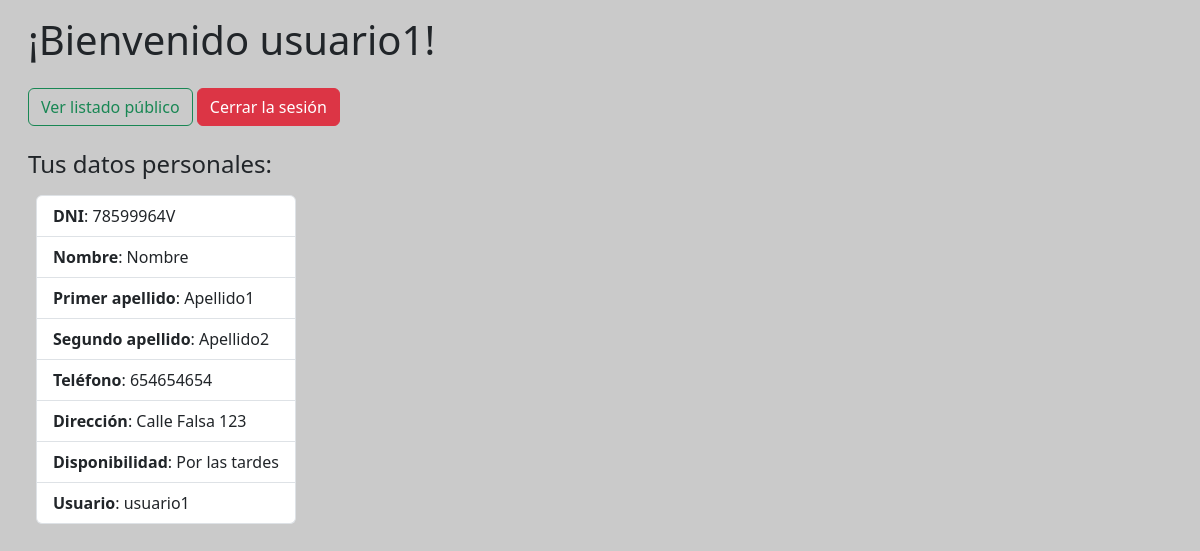
Page /php/anfitrion/inicio_anfitrion.php (signed in) on the earlier database version.
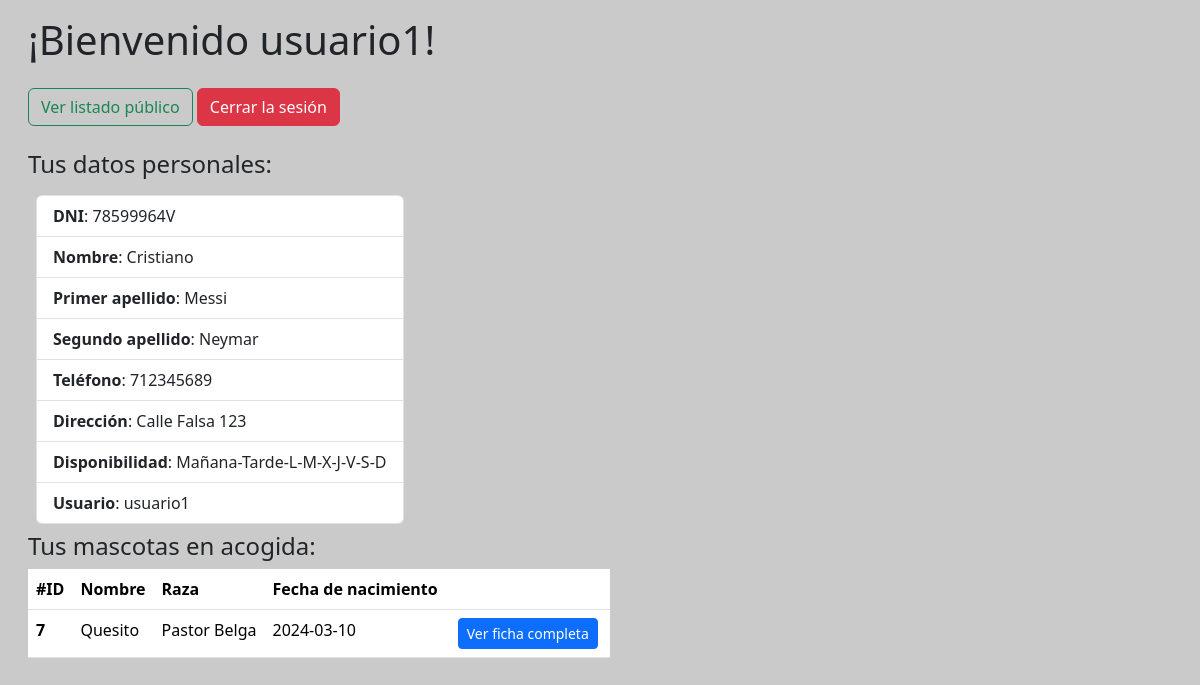
Same page on the later database version.
### tables this page shows
CREATE TABLE anfitrion (
    DNI CHAR(9) PRIMARY KEY,
    Nombre VARCHAR(15) NOT NULL,
    Apellido1 VARCHAR(15) NOT NULL,
    Apellido2 VARCHAR(15),
    Telefono CHAR(9) NOT NULL,
    Direccion VARCHAR(255) NOT NULL,
    Disponibilidad VARCHAR(100),
    Usuario VARCHAR(15),
    CONSTRAINT check_Anfitrion_DNI CHECK (DNI RLIKE '^[0-9]+[a-z]$'),
    CONSTRAINT check_Anfitrion_Telefono CHECK (Telefono RLIKE '^[0-9]{9}$'),
    CONSTRAINT FK_Anfitrion_Usuario FOREIGN KEY (Usuario)
        REFERENCES usuario(Username)
);

CREATE TABLE mascota (
    ID INT PRIMARY KEY AUTO_INCREMENT,
    Nombre VARCHAR(15) NOT NULL UNIQUE,
    Raza VARCHAR(20) NOT NULL,
    Tamanio ENUM('Grande', 'Pequeño', 'Mediano') NOT NULL,
    FechaRegistro DATETIME NOT NULL DEFAULT CURRENT_TIMESTAMP,
    FechaSalida DATE,
    FechaNacimiento DATE,
    Sexo ENUM('Macho', 'Hembra') NOT NULL,
    Localizacion ENUM('albergue', 'acogida') NOT NULL,
    Foto VARCHAR(255),
    Descripcion VARCHAR(255)
);

### php/inc/mysql.inc.php (called while the page is built, shortened)
<?php
$mysqli = new mysqli("localhost:3307", "root", "", "albergue");
if (
    isset($_SESSION['loc']) &&
    $_SESSION['loc'] == 'inicio_anfitrion' &&
    isset($_SESSION['admin']) &&
    !$_SESSION['admin']
) {
    $user = $_SESSION['user'];
    $query = "SELECT * FROM albergue.anfitrion WHERE usuario = '$user'";
    $tablaAnfitrion = $mysqli->query($query);
    $rowAnfitrion = $tablaAnfitrion->fetch_all(MYSQLI_ASSOC)[0];
    $dni = $rowAnfitrion['DNI'];
    $query = "SELECT EXISTS(SELECT ANFITRION from albergue.anfitrion_acoge_mascota where anfitrion = '$dni') as 'tieneMascota';";
    $tieneMascota = $mysqli->query($query)->fetch_all(MYSQLI_ASSOC)[0]['tieneMascota'];
    if ($tieneMascota) {
        $query = "SELECT * FROM albergue.mascota WHERE id = (SELECT mascota FROM albergue.anfitrion_acoge_mascota WHERE anfitrion = '$dni');";
        $tablaMascota = $mysqli->query($query);
    }
}

### php/anfitrion/inicio_anfitrion.php (the view, shortened to what this page needs)
<?php
include '../inc/func.inc.php';
include '../inc/mysql.inc.php';
HeadHTML();
?>
<main class="container mt-2 mx-3">
    <h1 class="my-3">¡Bienvenido <?php echo $user; ?>!</h1>
    <div class="my-4">
        <a href="../index.php" type="button" class="btn btn-outline-success">Ver listado público</a>
        <a href="../inc/login.inc.php?session=logout" type="button" class="btn btn-danger">Cerrar la sesión</a>
    </div>
    <h4>Tus datos personales:</h4>
    <ul class="list-group d-inline-block m-2">
        <li class="list-group-item"><strong>DNI</strong>: <?php echo $rowAnfitrion['DNI']; ?></li>
        <li class="list-group-item"><strong>Nombre</strong>: <?php echo $rowAnfitrion['Nombre'] ?></li>
        <li class="list-group-item"><strong>Primer apellido</strong>: <?php echo $rowAnfitrion['Apellido1'] ?></li>
        <li class="list-group-item"><strong>Segundo apellido</strong>: <?php echo $rowAnfitrion['Apellido2'] ?></li>
        <li class="list-group-item"><strong>Teléfono</strong>: <?php echo $rowAnfitrion['Telefono'] ?></li>
        <li class="list-group-item"><strong>Dirección</strong>: <?php echo $rowAnfitrion['Direccion'] ?></li>
        <li class="list-group-item"><strong>Disponibilidad</strong>: <?php echo $rowAnfitrion['Disponibilidad'] ?></li>
        <li class="list-group-item"><strong>Usuario</strong>: <?php echo $rowAnfitrion['Usuario'] ?></li>
    </ul>
    <?php
    if (isset($tablaMascota) && $tablaMascota->num_rows > 0) {
        while ($row = $tablaMascota->fetch_assoc()) {
    ?>
            <h4>Tus mascotas en acogida:</h4>
            <table id="tablaMascota" class="table d-block">
                <thead>
                    <tr>
                        <th scope="col">#ID</th>
                        <th scope="col">Nombre</th>
                        <th scope="col">Raza</th>
                        <th scope="col">Fecha de nacimiento</th>
                        <th scope="col"></th>
                    </tr>
                </thead>
                <tbody>
                    <tr>
                        <th scope="row"><?php echo $row['ID']; ?></th>
                        <td><?php echo $row['Nombre']; ?></td>
                        <td><?php echo $row['Raza']; ?></td>
                        <td class="fecha"><?php echo $row['FechaNacimiento']; ?></td>
                        <td class="d-flex justify-content-end">
                            <button type="button" class="btn btn-primary btn-sm mx-1" data-bs-toggle="modal" data-bs-target="#modalMascotaInfo<?php echo $row['ID']; ?>">Ver ficha completa</button>
                        </td>
                    </tr>
            <?php }
    } ?>
</main>
<?php
FooterHTML();
?>

### php/inc/func.inc.php (shortened to what this page needs)
<?php
function HeadHTML()
{
?>
    <!DOCTYPE html>
    <html lang="es">
    <head>
        <link href="https://cdn.jsdelivr.net/npm/bootstrap@5.3.3/dist/css/bootstrap.min.css" rel="stylesheet">
        <link rel="stylesheet" href="style.css">
    </head>
    <body>
    <?php
}
function FooterHTML()
{
    ?>
    </body>
    </html>
<?php
}
?>

### php/anfitrion/style.css (style rules this page uses)
body { background-color: #cacaca; }
a { color: inherit; text-decoration: none; }

Differences in the rows shown:
changed anfitrion "Calle Falsa 123": Nombre "Nombre" → "Cristiano"; Apellido1 "Apellido1" → "Messi"; Apellido2 "Apellido2" → "Neymar"; Telefono "654654654" → "712345689"; Disponibilidad "Por las tardes" → "Mañana-Tarde-L-M-X-J-V-S-D"
now on this page (row edited): mascota: ID "7", Nombre "Quesito", Raza "Pastor Belga", FechaNacimiento "2024-03-10"
